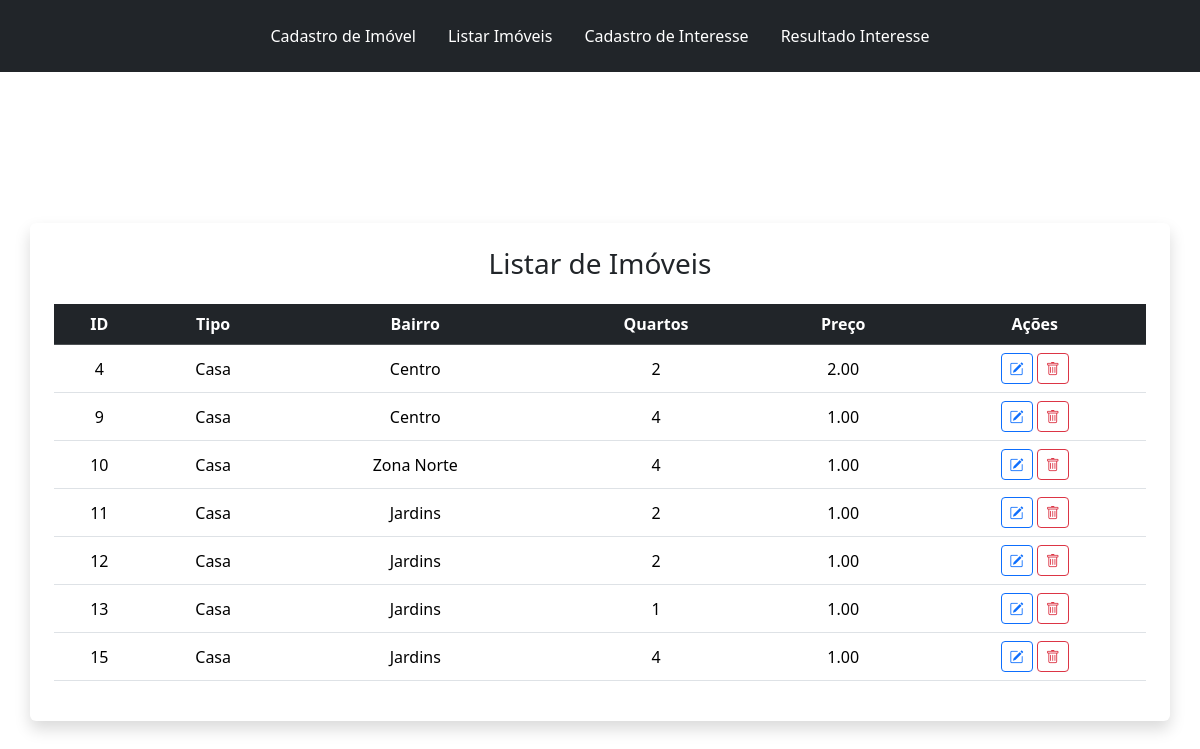
The app's page /listar.php with its own data.
### tables this page shows
CREATE TABLE IF NOT EXISTS `imoveis` (
  `id` int(11) NOT NULL AUTO_INCREMENT,
  `tipo` varchar(50) NOT NULL,
  `bairro` varchar(100) NOT NULL,
  `quartos` int(11) NOT NULL,
  `preco` decimal(12,2) NOT NULL,
  PRIMARY KEY (`id`)
);

### listar.php (the view, shortened to what this page needs)
<?php
require_once("./conexao/conexao.php");
?>
<!DOCTYPE html>
<html lang="pt-br">
<head>
    <link href="https://cdn.jsdelivr.net/npm/bootstrap@5.3.3/dist/css/bootstrap.min.css" rel="stylesheet">
    <link href="https://cdn.jsdelivr.net/npm/bootstrap-icons@1.10.5/font/bootstrap-icons.css" rel="stylesheet">
</head>
<body>
<link href="https://cdn.jsdelivr.net/npm/bootstrap@5.3.3/dist/css/bootstrap.min.css" rel="stylesheet">
    <nav class="bg-dark p-3">
        <ul class="nav justify-content-center">
            <li class="nav-item">
                <a class="nav-link text-white" href="./index.php">Cadastro de Imóvel</a>
            </li>
            <li class="nav-item">
                <a class="nav-link text-white" href="./listar.php">Listar Imóveis</a>
            </li>
            <li class="nav-item">
                <a class="nav-link text-white" href="./interesse.php">Cadastro de Interesse</a>
            </li>
            <li class="nav-item">
                <a class="nav-link text-white" href="./resultados.php">Resultado Interesse</a>
            </li>
        </ul>
    </nav>
    <div class="d-flex justify-content-center align-items-center vh-100">
        <div class="container bg-white p-4 rounded shadow" >
            <h3 class="text-center mb-4">Listar de Imóveis</h3>
            <?php
            $sql = "SELECT * FROM imoveis";
            $stmt = $conex->prepare($sql);
            $stmt->execute();
            $listarImoveis = $stmt->fetchAll(PDO::FETCH_ASSOC);
            ?>
            <table class="table table-hover text-center align-middle">
                <thead class="table-dark">
                    <tr>
                        <th>ID</th>
                        <th>Tipo</th>
                        <th>Bairro</th>
                        <th>Quartos</th>
                        <th>Preço</th>
                        <th>Ações</th>
                    </tr>
                </thead>
                <tbody>
                <?php foreach ($listarImoveis as $imoveis): ?>
                    <tr>
                        <td><?= $imoveis['id'] ?></td>
                        <td><?= htmlspecialchars($imoveis['tipo']) ?></td>
                        <td><?= htmlspecialchars($imoveis['bairro']) ?></td>
                        <td><?= htmlspecialchars($imoveis['quartos']) ?></td>
                        <td><?= $imoveis['preco'] ?></td>
                        <td>
                            <button class="btn btn-sm btn-outline-primary" data-bs-toggle="modal" data-bs-target="#modal<?= $imoveis['id'] ?>">
                                <i class="bi bi-pencil-square"></i>
                            </button>
                            <a href="excluir.php?id=<?= $imoveis['id'] ?>" class="btn btn-sm btn-outline-danger" onclick="return confirm('Tem certeza que deseja excluir?')">
                                <i class="bi bi-trash"></i>
                            </a>
                        </td>
                    </tr>
                <?php endforeach; ?>
                </tbody>
            </table>
        </div>
    </div>
</body>
</html>

### records on screen
imoveis: id "4", tipo "Casa", bairro "Centro", quartos "2", preco "2.00"
imoveis: id "9", tipo "Casa", bairro "Centro", quartos "4", preco "1.00"
imoveis: id "10", tipo "Casa", bairro "Zona Norte", quartos "4", preco "1.00"
imoveis: id "11", tipo "Casa", bairro "Jardins", quartos "2", preco "1.00"
imoveis: id "12", tipo "Casa", bairro "Jardins", quartos "2", preco "1.00"
imoveis: id "13", tipo "Casa", bairro "Jardins", quartos "1", preco "1.00"
imoveis: id "15", tipo "Casa", bairro "Jardins", quartos "4", preco "1.00"
